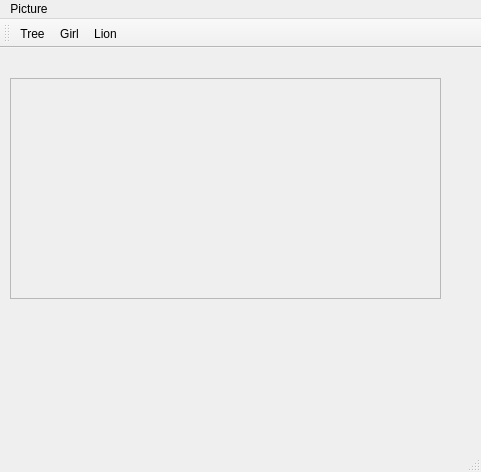
<?xml version="1.0" encoding="UTF-8"?>
<ui version="4.0">
 <class>MainWindow</class>
 <widget class="QMainWindow" name="MainWindow">
  <property name="geometry">
   <rect>
    <x>0</x>
    <y>0</y>
    <width>481</width>
    <height>472</height>
   </rect>
  </property>
  <property name="windowTitle">
   <string>MainWindow</string>
  </property>
  <widget class="QWidget" name="centralwidget">
   <widget class="QLabel" name="label">
    <property name="geometry">
     <rect>
      <x>10</x>
      <y>280</y>
      <width>431</width>
      <height>71</height>
     </rect>
    </property>
    <property name="text">
     <string/>
    </property>
   </widget>
   <widget class="QFrame" name="frame">
    <property name="geometry">
     <rect>
      <x>10</x>
      <y>30</y>
      <width>431</width>
      <height>221</height>
     </rect>
    </property>
    <property name="frameShape">
     <enum>QFrame::StyledPanel</enum>
    </property>
    <property name="frameShadow">
     <enum>QFrame::Raised</enum>
    </property>
   </widget>
  </widget>
  <widget class="QMenuBar" name="menubar">
   <property name="geometry">
    <rect>
     <x>0</x>
     <y>0</y>
     <width>481</width>
     <height>21</height>
    </rect>
   </property>
   <widget class="QMenu" name="menuResimler">
    <property name="title">
     <string>Picture</string>
    </property>
    <addaction name="actionTree"/>
    <addaction name="actionGirl"/>
    <addaction name="actionLion"/>
   </widget>
   <addaction name="menuResimler"/>
  </widget>
  <widget class="QStatusBar" name="statusbar"/>
  <widget class="QToolBar" name="toolBar">
   <property name="windowTitle">
    <string>toolBar</string>
   </property>
   <property name="iconSize">
    <size>
     <width>100</width>
     <height>50</height>
    </size>
   </property>
   <attribute name="toolBarArea">
    <enum>TopToolBarArea</enum>
   </attribute>
   <attribute name="toolBarBreak">
    <bool>false</bool>
   </attribute>
   <addaction name="actionTree"/>
   <addaction name="actionGirl"/>
   <addaction name="actionLion"/>
  </widget>
  <action name="actionTree">
   <property name="icon">
    <iconset resource="icons.qrc">
     <normaloff>:/Tree/Resimler/tree.jpg</normaloff>:/Tree/Resimler/tree.jpg</iconset>
   </property>
   <property name="text">
    <string>Tree</string>
   </property>
  </action>
  <action name="actionGirl">
   <property name="icon">
    <iconset resource="icons.qrc">
     <normaloff>:/Girl/Resimler/girl.jpg</normaloff>:/Girl/Resimler/girl.jpg</iconset>
   </property>
   <property name="text">
    <string>Girl</string>
   </property>
  </action>
  <action name="actionLion">
   <property name="icon">
    <iconset resource="icons.qrc">
     <normaloff>:/Lion/Resimler/lion.jpg</normaloff>:/Lion/Resimler/lion.jpg</iconset>
   </property>
   <property name="text">
    <string>Lion</string>
   </property>
  </action>
 </widget>
 <resources>
  <include location="icons.qrc"/>
 </resources>
 <connections/>
</ui>
